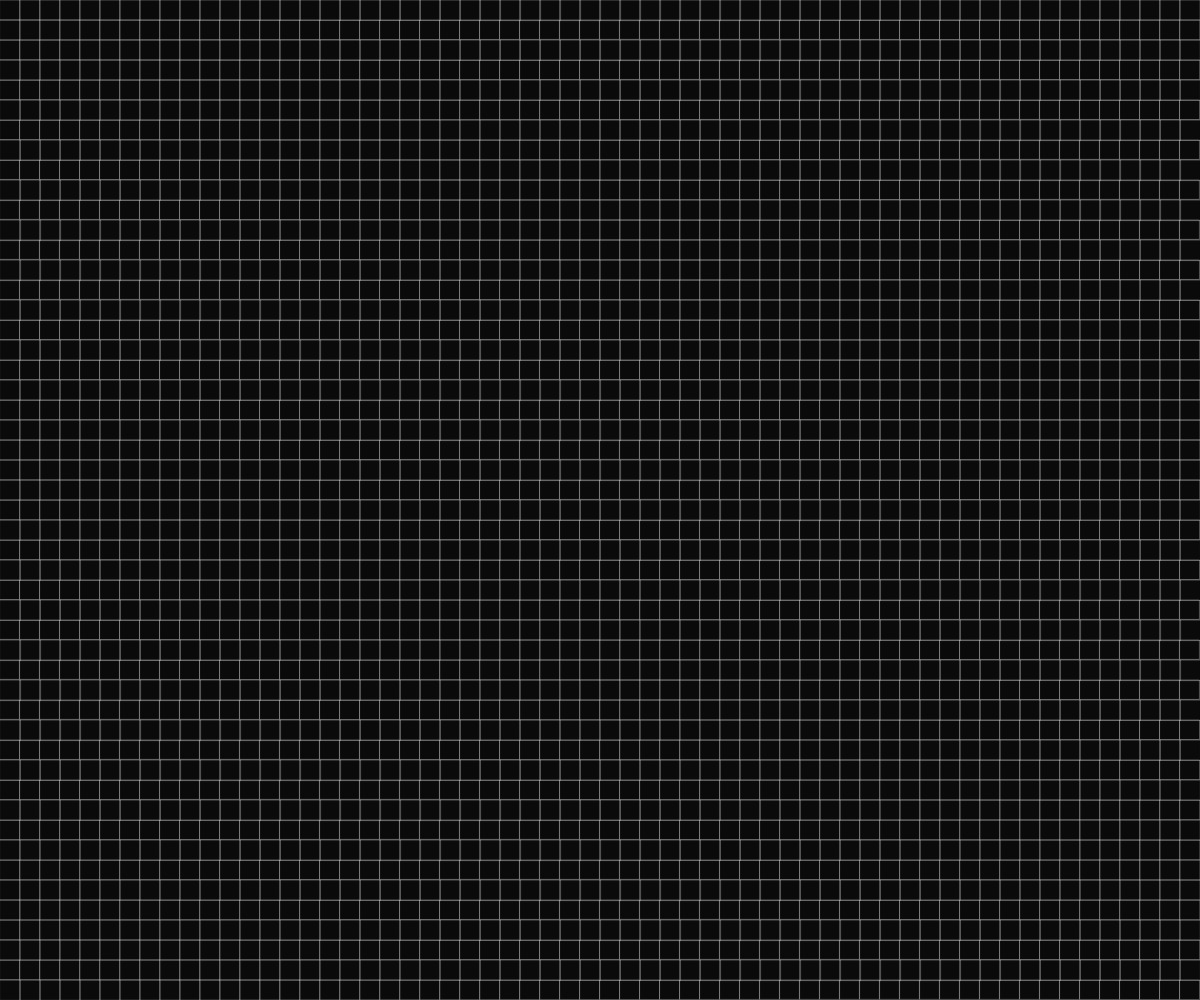
Frame 1 (no input)
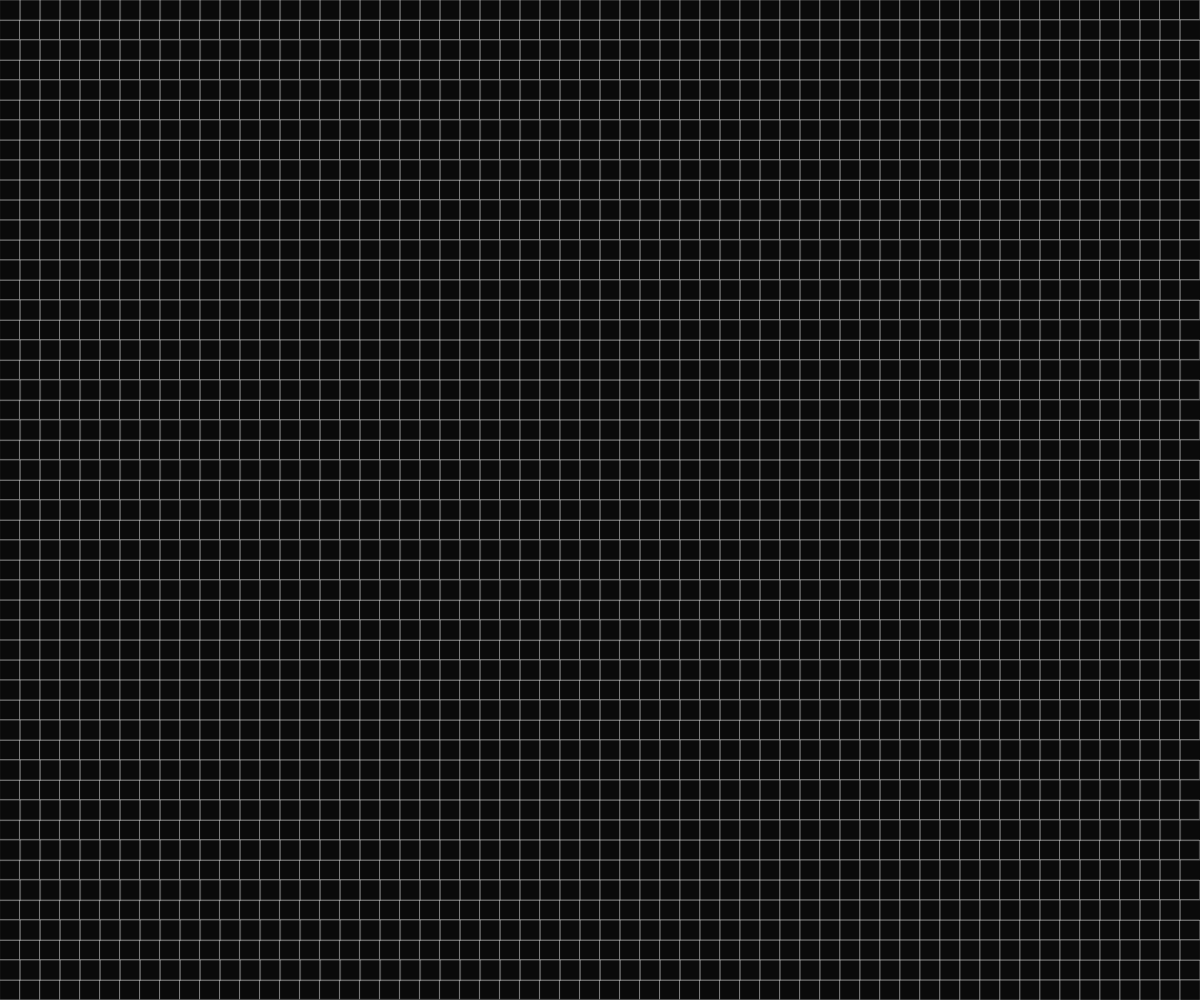
Frame 60 (no input)
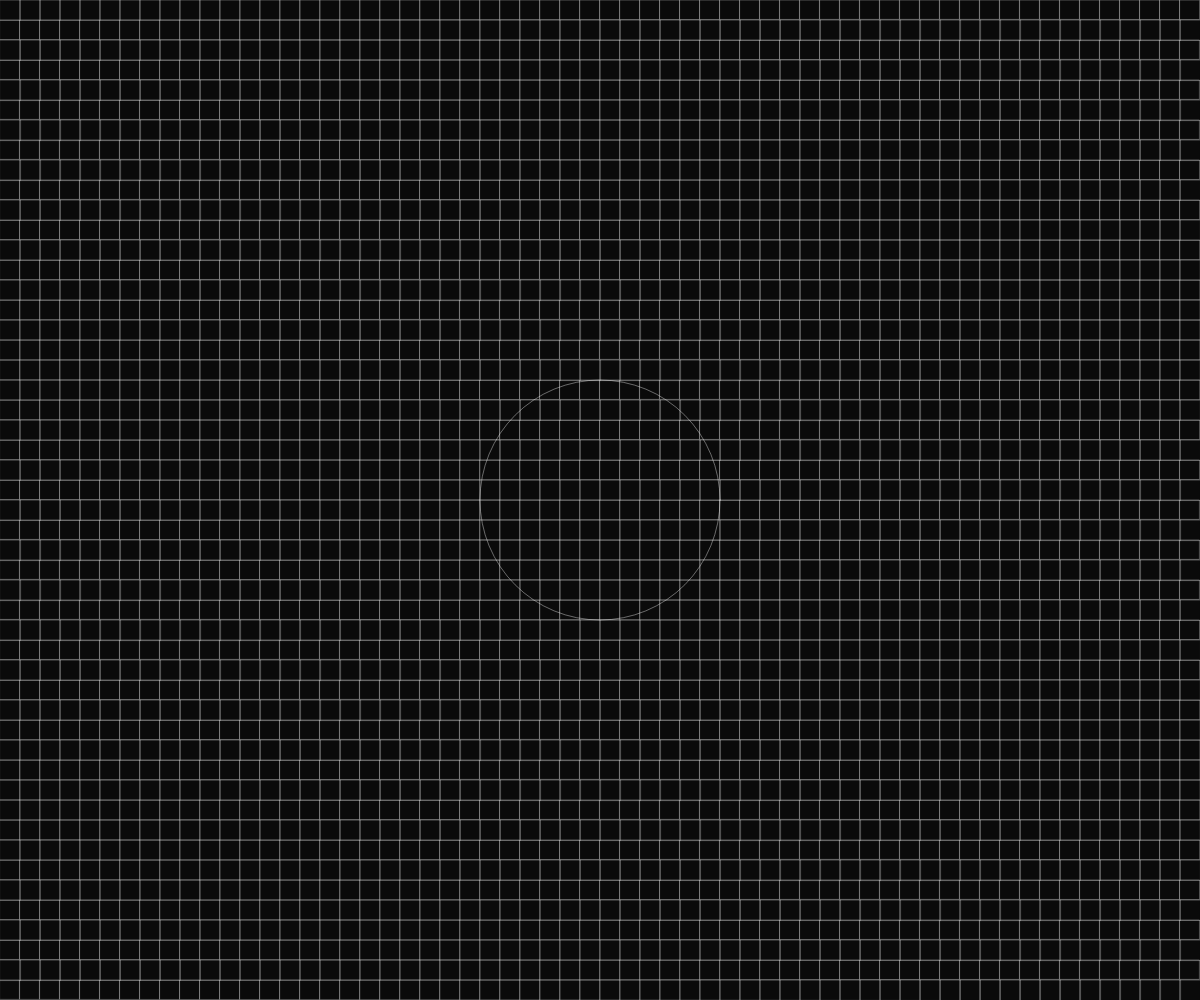
Frame 120 (the mouse pressed at the canvas centre since frame 60)

The p5.js sketch that drew these frames (run headless with seeded random() and noise() and a simulated clock; from frame 60 on, the mouse is pressed at the canvas centre):

// p5.js sketch
// ── sketch.js
let grid = [];
let gridSize = 20;
let squareSize = 20;
let wavePulses = [];

function setup() {
  createCanvas(windowWidth, windowHeight);
  // Initialize grid
  for (let y = 0; y < height; y += gridSize) {
    for (let x = 0; x < width; x += gridSize) {
      grid.push({
        x: x,
        y: y,
        size: squareSize,
        pulse: 0,
        baseSize: squareSize
      });
    }
  }
}

function draw() {
  background(10);
  
  // Update and display grid squares
  for (let i = 0; i < grid.length; i++) {
    let square = grid[i];
    
    // Apply breathing motion
    let pulse = sin(frameCount * 0.02 + i * 0.05) * 0.3;
    square.size = square.baseSize + pulse * 2;
    
    // Apply wave pulse effect if exists
    if (square.pulse > 0) {
      square.pulse -= 0.02;
      let alpha = map(square.pulse, 0, 1, 0, 255);
      fill(255, alpha);
      noStroke();
      rect(square.x, square.y, square.size, square.size);
    } else {
      // Draw normal square
      noFill();
      stroke(200, 100);
      rect(square.x, square.y, square.size, square.size);
    }
  }
  
  // Update wave pulses
  for (let i = wavePulses.length - 1; i >= 0; i--) {
    let pulse = wavePulses[i];
    pulse.radius += 2;
    if (pulse.radius > max(width, height)) {
      wavePulses.splice(i, 1);
    } else {
      stroke(255, 100);
      noFill();
      ellipse(pulse.x, pulse.y, pulse.radius * 2);
    }
  }
}

function mousePressed() {
  // Start a new wave pulse at the click position
  wavePulses.push({
    x: mouseX,
    y: mouseY,
    radius: 0
  });
  
  // Apply pulse effect to nearby squares
  for (let i = 0; i < grid.length; i++) {
    let square = grid[i];
    let d = dist(mouseX, mouseY, square.x + square.size/2, square.y + square.size/2);
    if (d < 150) {
      square.pulse = 1;
    }
  }
}

function windowResized() {
  resizeCanvas(windowWidth, windowHeight);
}
